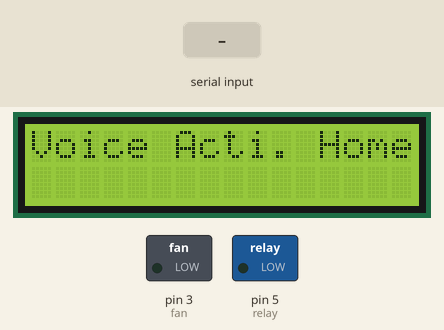
This sketch was run on a simulated Arduino Uno, built with avr-gcc and run on an emulated ATmega328P. On the bench: 16×2 character LCD, switched loads named in the sketch (green lamp = pin HIGH). Inputs (shaded band) come from the test bench. What the sketch prints to the serial monitor is not drawn.

Above: at 1.2 s.
1.3 s: "a" received over Serial
At 2.1 s:
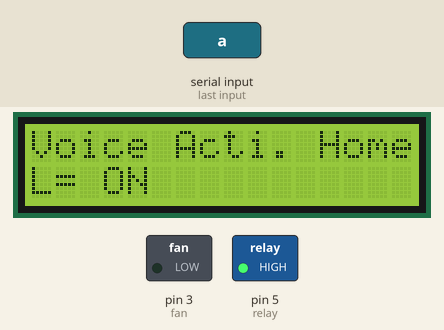
2.8 s: "x" received over Serial
At 3.2 s:
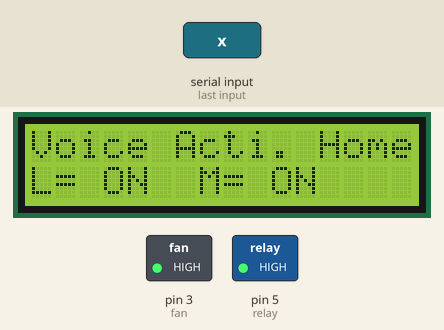
4.3 s: "b" received over Serial
At 5.5 s:
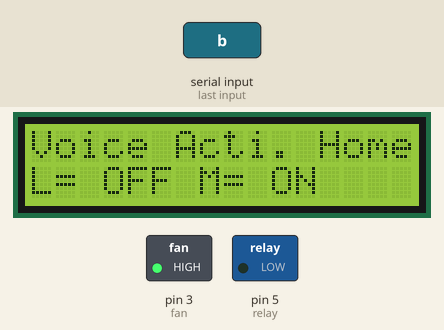
5.8 s: "3" received over Serial
At 6.7 s:
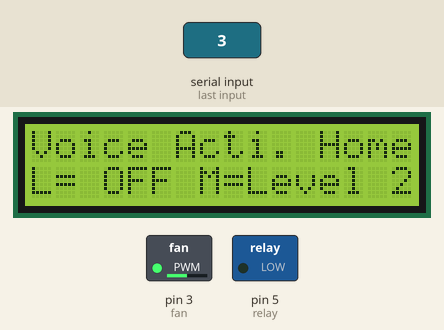
7.3 s: "Z" received over Serial
At 7.8 s:
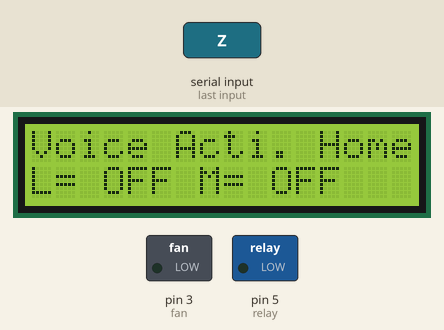
8.8 s: "a" received over Serial
At 10.2 s:
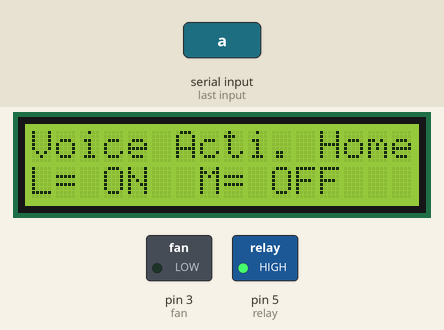
Timing chart, 0 to 11.3 s (numbered marks = the images above; inputs shaded):
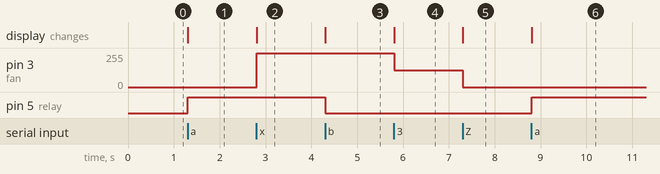

Measured:
- after the input at 1.3 s, pin 5 (relay): LOW → HIGH at once; the display: changes at once (image 1)
- after the input at 2.8 s, pin 3 (fan): 0/255 → 255/255 at once; the display: changes at once (image 2)
- after the input at 4.3 s, pin 5 (relay): HIGH → LOW at once; the display: changes at once (image 3)
- after the input at 5.8 s, pin 3 (fan): 255/255 → 126/255 at once; the display: changes at once (image 4)
- after the input at 7.3 s, pin 3 (fan): 126/255 → 0/255 at once; the display: changes at once (image 5)
- after the input at 8.8 s, pin 5 (relay): LOW → HIGH at once; the display: changes at once (image 6)

The sketch:

Voice_Activated_Home_Automation_Using_HC05.ino
```cpp
#include <LiquidCrystal.h>
const int rs = A0, en = A1, d4 = A2, d5 = A3, d6 = A4, d7 = A5;
LiquidCrystal lcd(rs, en, d4, d5, d6, d7);

int relay=5;
int fan=3;
char t;

void setup()
{
   pinMode(relay,OUTPUT);
   pinMode(fan,OUTPUT);
   Serial.begin(9600);
    lcd.begin(16, 2);
   lcd.setCursor(0, 0);
   lcd.print("Voice Acti. Home");
}

void loop()
{

   if(Serial.available())
{
  t = Serial.read();
  //Serial.print("Bluetooth Data =");
  Serial.print(t);
  //Serial.println("");

  lcd.setCursor(0, 0);
  lcd.print("Voice Acti. Home");

  if (t=='a')
  {
    digitalWrite(relay,1);
    lcd.setCursor(0, 1);
    lcd.print("L= ON  ");
    Serial.println("Light ON");

  }
  else if (t=='b')
  {
     digitalWrite(relay,0);
     lcd.setCursor(0, 1);
     lcd.print("L= OFF ");
     Serial.println("Light OFF");
  }

 else  if (t=='x')
  {
    digitalWrite(fan,1);
    lcd.setCursor(7, 1);
    lcd.print("M= ON    ");
    Serial.println("Motor ON");
  }
  else if (t=='Z')
  {
    digitalWrite(fan,0);
    lcd.setCursor(7, 1);
    lcd.print("M= OFF   ");
    Serial.println("Motor OFF   ");
  }

   if (t=='1')
  {
    analogWrite(fan,63);
    lcd.setCursor(7, 1);
    lcd.print("M=Level 1  ");
    Serial.println("Motor Speed = Level 1");
  }
  else if (t=='3')
  {
    analogWrite(fan,126);
    lcd.setCursor(7, 1);
    lcd.print("M=Level 2");
    Serial.println("Motor Speed = Level 2");
  }
  else if (t=='5')
  {
    analogWrite(fan,189);
    lcd.setCursor(7, 1);
    lcd.print("M=Level 3");
    Serial.println("Motor Speed = Level 3");
  }
  else if (t=='7')
  {
    analogWrite(fan,255);
    lcd.setCursor(7, 1);
    lcd.print("M=Level 4");
    Serial.println("Motor Speed = Level 4");

  }
}

}
```
